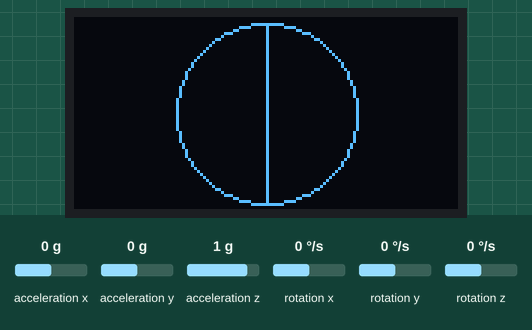
The sketch below on a simulated Arduino Uno, built with avr-gcc and run on an emulated ATmega328P. Shown: 128×64 one-colour display. The test bench sets the inputs (shaded band); at power-on: acceleration x 0 g, acceleration y 0 g, acceleration z 1 g, rotation x 0 °/s, rotation y 0 °/s, rotation z 0 °/s. What the sketch prints to the serial monitor is not drawn.

Above: at 3.2 s.
3.3 s: acceleration x set to -1.4 g
At 3.9 s:
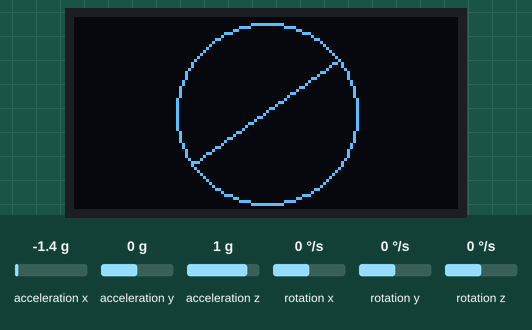
4.9 s: acceleration y set to -1.4 g
At 5.9 s:
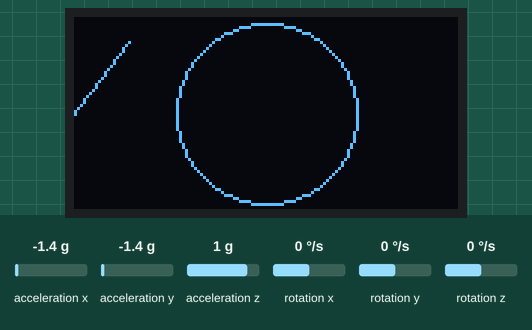
6.4 s: acceleration z set to -1.4 g
At 7.6 s:
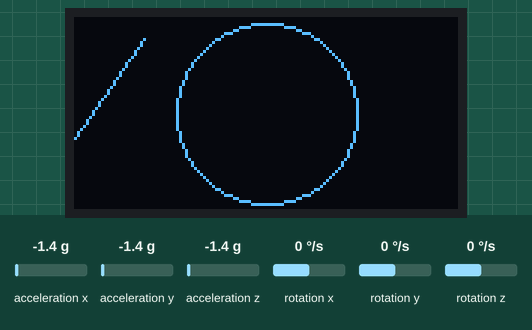
7.9 s: acceleration x set to -0.8 g
At 8.6 s:
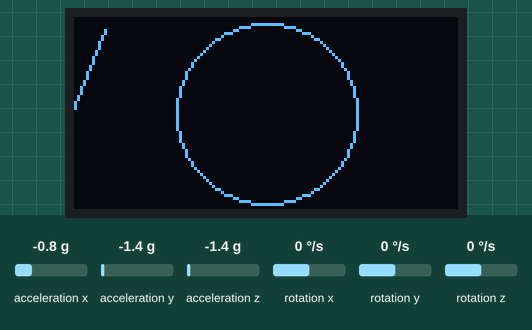
Timing chart, 0 to 10.5 s (numbered marks = the images above; inputs shaded):
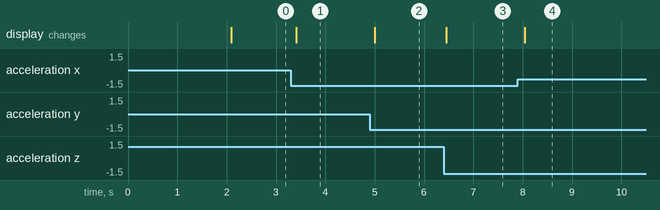

The sketch:

orizzonte.ino
```cpp
#include "Wire.h"
#include <MPU6050_light.h>

#include <Adafruit_GFX.h>
#include <Adafruit_SSD1306.h>

#define SCREEN_WIDTH 128 // OLED display width, in pixels
#define SCREEN_HEIGHT 64 // OLED display height, in pixels
#define OLED_RESET     -1 // Reset pin # (or -1 if sharing Arduino reset pin)
#define SCREEN_ADDRESS 0x3C ///< See datasheet for Address; 0x3D for 128x64, 0x3C for 128x32
Adafruit_SSD1306 display(SCREEN_WIDTH, SCREEN_HEIGHT, &Wire, OLED_RESET);

MPU6050 mpu(Wire);

unsigned long t1;

int xc = display.width() / 2;
int yc = display.height() / 2;

void setup() {
  Serial.begin(9600);
  Wire.begin();
  mpu.begin();

  if(!display.begin(SSD1306_SWITCHCAPVCC, SCREEN_ADDRESS)) {
    Serial.println(F("SSD1306 allocation failed"));
    for(;;); // Don't proceed, loop forever
  }
  display.clearDisplay();
  display.display();

  Serial.println(F("Calculating offsets, do not move MPU6050"));
  delay(1000);
  // mpu.upsideDownMounting = true; // uncomment this line if the MPU6050 is mounted upside-down
  mpu.calcOffsets(); // gyro and accelero
  Serial.println("Done!\n");

}

void loop() {
  mpu.update();

  if ((millis() - t1) > 100) {
    display.clearDisplay();

    float roll = toRad(mpu.getAngleX());
    float pitch = toRad(mpu.getAngleY());

    int xh = xc + 100.0 * sin(roll);

    int x1 = xh + 30.0 * cos(pitch+PI/2);
    int y1 = yc + 30.0 * sin(pitch+PI/2);
    int x2 = xh - 30.0 * cos(pitch+PI/2);
    int y2 = yc - 30.0 * sin(pitch+PI/2);

    display.drawLine(x1,y1, x2,y2, SSD1306_WHITE);
    display.drawCircle(xc, yc, 30, SSD1306_WHITE);

    display.display();
    t1 = millis();
  }
}

float toRad(float ang) {
  return (ang * PI) / 180.0;
}
```

Measured:
- after the input at 3.3 s, the display: changes after 0.11 s (image 1)
- after the input at 4.9 s, the display: changes after 0.10 s (image 2)
- after the input at 6.4 s, the display: changes after 0.05 s (image 3)
- after the input at 7.9 s, the display: changes after 0.14 s (image 4)
